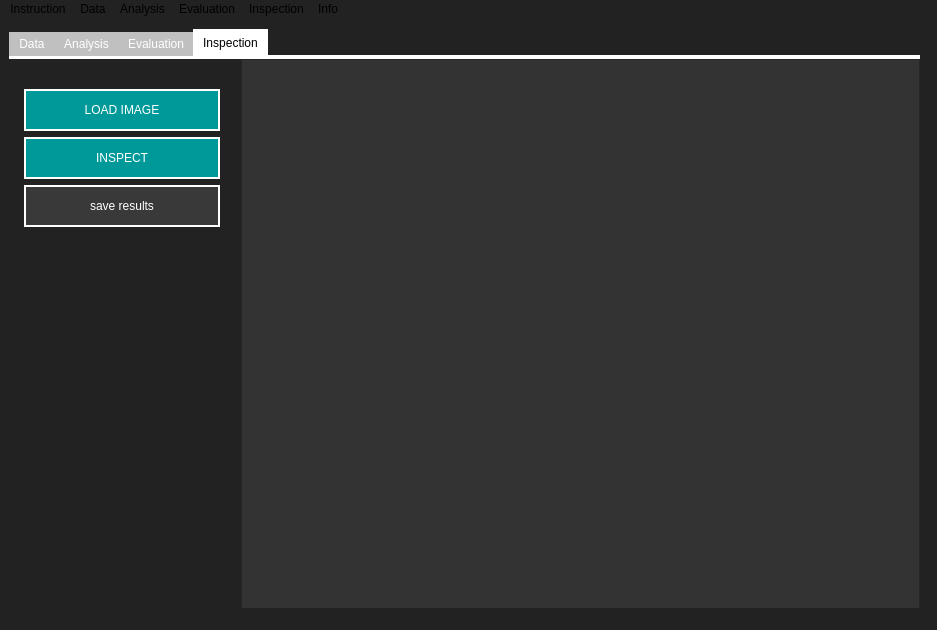
<?xml version="1.0" encoding="UTF-8"?>
<ui version="4.0">
 <class>MainWindow</class>
 <widget class="QMainWindow" name="MainWindow">
  <property name="geometry">
   <rect>
    <x>0</x>
    <y>0</y>
    <width>937</width>
    <height>630</height>
   </rect>
  </property>
  <property name="windowTitle">
   <string>Pridentifier</string>
  </property>
  <property name="styleSheet">
   <string notr="true">background-color: #222222;</string>
  </property>
  <widget class="QWidget" name="centralwidget">
   <widget class="QWidget" name="gridLayoutWidget">
    <property name="geometry">
     <rect>
      <x>9</x>
      <y>9</y>
      <width>911</width>
      <height>611</height>
     </rect>
    </property>
    <layout class="QGridLayout" name="gridLayout">
     <item row="0" column="0">
      <widget class="QTabWidget" name="tabWidget">
       <property name="styleSheet">
        <string notr="true">QTabWidget::pane {
    border-top: 4px solid #fff;
    background-color: #fff;
}

QTabWidget::tab-bar:top {
    top: 1px;
}

QTabWidget::tab-bar:bottom {
    bottom: 1px;
}

QTabWidget::tab-bar:left {
    right: 1px;
}

QTabWidget::tab-bar:right {
    left: 1px;
}

QTabBar::tab {
    border: 0px solid #fff;
	background-color: #393939;
	color: #fff;
	

}

QTabBar::tab:selected {
    background: white;
	color: #000;
}

QTabBar::tab:!selected {
    background: silver;
}

QTabBar::tab:!selected:hover {
    background: #777777;
}

QTabBar::tab:top:!selected {
    margin-top: 3px;
}

QTabBar::tab:bottom:!selected {
    margin-bottom: 3px;
}

QTabBar::tab:top, QTabBar::tab:bottom {
    min-width: 8ex;
    margin-right: -1px;
    padding: 5px 10px 5px 10px;
}

QTabBar::tab:top:selected {
    border-bottom-color: none;
}

QTabBar::tab:bottom:selected {
    border-top-color: none;
}

QTabBar::tab:top:last, QTabBar::tab:bottom:last,
QTabBar::tab:top:only-one, QTabBar::tab:bottom:only-one {
    margin-right: 0;
}

QTabBar::tab:left:!selected {
    margin-right: 3px;
}

QTabBar::tab:right:!selected {
    margin-left: 3px;
}

QTabBar::tab:left, QTabBar::tab:right {
    min-height: 8ex;
    margin-bottom: -1px;
    padding: 10px 5px 10px 5px;

}

QTabBar::tab:left:selected {
    border-left-color: none;
}

QTabBar::tab:right:selected {
    border-right-color: none;
}

QTabBar::tab:left:last, QTabBar::tab:right:last,
QTabBar::tab:left:only-one, QTabBar::tab:right:only-one {
    margin-bottom: 0;
}</string>
       </property>
       <property name="currentIndex">
        <number>3</number>
       </property>
       <widget class="QWidget" name="tab_data">
        <property name="styleSheet">
         <string notr="true"/>
        </property>
        <attribute name="title">
         <string>Data</string>
        </attribute>
        <widget class="QWidget" name="horizontalLayoutWidget">
         <property name="geometry">
          <rect>
           <x>0</x>
           <y>0</y>
           <width>911</width>
           <height>591</height>
          </rect>
         </property>
         <layout class="QHBoxLayout" name="horizontalLayout_6">
          <item>
           <layout class="QVBoxLayout" name="verticalLayout_7">
            <property name="spacing">
             <number>-1</number>
            </property>
            <property name="leftMargin">
             <number>15</number>
            </property>
            <property name="topMargin">
             <number>30</number>
            </property>
            <property name="rightMargin">
             <number>15</number>
            </property>
            <property name="bottomMargin">
             <number>15</number>
            </property>
            <item>
             <widget class="QPushButton" name="button_loadData">
              <property name="styleSheet">
               <string notr="true">QPushButton {
background-color: #009999;
min-width: 160px;
padding: 12px 16px;
border: 2px solid #fff;
color: #fff;
}
QPushButton:hover {
	background-color: #75bdc3;
}</string>
              </property>
              <property name="text">
               <string>LOAD</string>
              </property>
             </widget>
            </item>
            <item>
             <spacer name="verticalSpacer_12">
              <property name="orientation">
               <enum>Qt::Vertical</enum>
              </property>
              <property name="sizeHint" stdset="0">
               <size>
                <width>20</width>
                <height>40</height>
               </size>
              </property>
             </spacer>
            </item>
           </layout>
          </item>
          <item>
           <widget class="QListWidget" name="listWidget">
            <property name="styleSheet">
             <string notr="true">QWidget {
    background-color: #333333;
    color: #fff;
}

QHeaderView::section {
    background-color: #646464;
    padding: 4px;
    border: 1px solid #fffff8;
    font-size: 14pt;
}

QTableWidget::item {
	width: 130px;
}

QTableWidget {
    gridline-color: #fffff8;
    font-size: 12pt;
	padding-top: 30px;
	padding-left: 30px;
}

QTableWidget QTableCornerButton::section {
    background-color: #646464;
    border: 1px solid #fffff8;
}</string>
            </property>
           </widget>
          </item>
         </layout>
        </widget>
       </widget>
       <widget class="QWidget" name="tab_learning">
        <attribute name="title">
         <string>Analysis</string>
        </attribute>
        <widget class="QWidget" name="horizontalLayoutWidget_2">
         <property name="geometry">
          <rect>
           <x>0</x>
           <y>0</y>
           <width>911</width>
           <height>591</height>
          </rect>
         </property>
         <layout class="QHBoxLayout" name="horizontalLayout_2">
          <item>
           <layout class="QVBoxLayout" name="verticalLayout_3">
            <property name="leftMargin">
             <number>15</number>
            </property>
            <property name="topMargin">
             <number>30</number>
            </property>
            <property name="rightMargin">
             <number>15</number>
            </property>
            <property name="bottomMargin">
             <number>15</number>
            </property>
            <item>
             <widget class="QLabel" name="label_2">
              <property name="styleSheet">
               <string notr="true">color: #fff;
font: 12pt &quot;Helvetica&quot;;</string>
              </property>
              <property name="text">
               <string>Feature count:</string>
              </property>
             </widget>
            </item>
            <item>
             <widget class="QSpinBox" name="spinBox">
              <property name="styleSheet">
               <string notr="true">	background-color: #777777;
	min-width: 160px;
	color: #fff;
</string>
              </property>
              <property name="minimum">
               <number>10</number>
              </property>
              <property name="maximum">
               <number>10000</number>
              </property>
              <property name="singleStep">
               <number>100</number>
              </property>
              <property name="value">
               <number>1000</number>
              </property>
             </widget>
            </item>
            <item>
             <widget class="QLabel" name="label_3">
              <property name="styleSheet">
               <string notr="true">color: #fff;
font: 12pt &quot;Helvetica&quot;;</string>
              </property>
              <property name="text">
               <string>Segment width:</string>
              </property>
             </widget>
            </item>
            <item>
             <widget class="QSpinBox" name="spinBox_2">
              <property name="styleSheet">
               <string notr="true">	background-color: #777777;
	min-width: 160px;
	color: #fff;
</string>
              </property>
              <property name="minimum">
               <number>64</number>
              </property>
              <property name="maximum">
               <number>1024</number>
              </property>
              <property name="singleStep">
               <number>64</number>
              </property>
              <property name="value">
               <number>512</number>
              </property>
             </widget>
            </item>
            <item>
             <widget class="Line" name="line">
              <property name="orientation">
               <enum>Qt::Horizontal</enum>
              </property>
             </widget>
            </item>
            <item>
             <widget class="QPushButton" name="button_train">
              <property name="styleSheet">
               <string notr="true">QPushButton{
	background-color: #009999;
	min-width: 160px;
	padding: 12px 16px;
	border: 2px solid #fff;
	color: #fff;
}

QPushButton:hover {
	background-color: #75bdc3;
}</string>
              </property>
              <property name="text">
               <string>ANALYZE</string>
              </property>
             </widget>
            </item>
            <item>
             <widget class="QPushButton" name="button_exportKnowledge">
              <property name="styleSheet">
               <string notr="true">QPushButton {
	display: none;
	background-color: #393939;
	min-width: 160px;
	padding: 12px 16px;
	border: 2px solid #fff;
	color: #fff;
}

QPushButton:hover {
	background-color: #777777;
}</string>
              </property>
              <property name="text">
               <string>export analysis</string>
              </property>
             </widget>
            </item>
            <item>
             <widget class="QPushButton" name="button_importKnowledge">
              <property name="styleSheet">
               <string notr="true">QPushButton {
	display: none;
	background-color: #393939;
	min-width: 160px;
	padding: 12px 16px;
	border: 2px solid #fff;
	color: #fff;
}

QPushButton:hover {
	background-color: #777777;
}</string>
              </property>
              <property name="text">
               <string>import analysis</string>
              </property>
             </widget>
            </item>
            <item>
             <spacer name="verticalSpacer_13">
              <property name="orientation">
               <enum>Qt::Vertical</enum>
              </property>
              <property name="sizeHint" stdset="0">
               <size>
                <width>20</width>
                <height>40</height>
               </size>
              </property>
             </spacer>
            </item>
           </layout>
          </item>
          <item>
           <widget class="QListWidget" name="listWidget_2">
            <property name="styleSheet">
             <string notr="true">QWidget {
    background-color: #333333;
    color: #fff;
}

QHeaderView::section {
    background-color: #646464;
    padding: 4px;
    border: 1px solid #fffff8;
    font-size: 14pt;
}

QTableWidget::item {
	width: 130px;
}

QTableWidget {
    gridline-color: #fffff8;
    font-size: 12pt;
	padding-top: 30px;
	padding-left: 30px;
}

QTableWidget QTableCornerButton::section {
    background-color: #646464;
    border: 1px solid #fffff8;
}</string>
            </property>
           </widget>
          </item>
         </layout>
        </widget>
       </widget>
       <widget class="QWidget" name="tab_evaluation">
        <attribute name="title">
         <string>Evaluation</string>
        </attribute>
        <widget class="QWidget" name="horizontalLayoutWidget_3">
         <property name="geometry">
          <rect>
           <x>0</x>
           <y>0</y>
           <width>911</width>
           <height>591</height>
          </rect>
         </property>
         <layout class="QHBoxLayout" name="horizontalLayout_3">
          <item>
           <layout class="QVBoxLayout" name="verticalLayout_4">
            <property name="leftMargin">
             <number>15</number>
            </property>
            <property name="topMargin">
             <number>30</number>
            </property>
            <property name="rightMargin">
             <number>15</number>
            </property>
            <property name="bottomMargin">
             <number>15</number>
            </property>
            <item>
             <widget class="QPushButton" name="button_evaluate">
              <property name="styleSheet">
               <string notr="true">QPushButton{
	background-color: #009999;
	min-width: 160px;
	padding: 12px 16px;
	border: 2px solid #fff;
	color: #fff;
}

QPushButton:hover {
	background-color: #75bdc3;
}</string>
              </property>
              <property name="text">
               <string>EVALUATE</string>
              </property>
             </widget>
            </item>
            <item>
             <widget class="QPushButton" name="button_saveStatistics">
              <property name="styleSheet">
               <string notr="true">QPushButton {
	display: none;
	background-color: #393939;
	min-width: 160px;
	padding: 12px 16px;
	border: 2px solid #fff;
	color: #fff;
}

QPushButton:hover {
	background-color: #777777;
}</string>
              </property>
              <property name="text">
               <string>save statistics</string>
              </property>
             </widget>
            </item>
            <item>
             <spacer name="verticalSpacer_5">
              <property name="orientation">
               <enum>Qt::Vertical</enum>
              </property>
              <property name="sizeHint" stdset="0">
               <size>
                <width>20</width>
                <height>40</height>
               </size>
              </property>
             </spacer>
            </item>
           </layout>
          </item>
          <item>
           <widget class="QTableWidget" name="tableWidget">
            <property name="styleSheet">
             <string notr="true">QWidget {
    background-color: #333333;
    color: #fff;
}

QHeaderView::section {
    background-color: #646464;
    padding: 4px;
    border: 1px solid #fffff8;
    font-size: 14pt;
}

QTableWidget::item {
	width: 130px;
}

QTableWidget {
    gridline-color: #fffff8;
    font-size: 12pt;
	padding-top: 30px;
	padding-left: 30px;
}

QTableWidget QTableCornerButton::section {
    background-color: #646464;
    border: 1px solid #fffff8;
}</string>
            </property>
           </widget>
          </item>
         </layout>
        </widget>
       </widget>
       <widget class="QWidget" name="tab_inspection">
        <attribute name="title">
         <string>Inspection</string>
        </attribute>
        <widget class="QWidget" name="horizontalLayoutWidget_4">
         <property name="geometry">
          <rect>
           <x>0</x>
           <y>0</y>
           <width>911</width>
           <height>591</height>
          </rect>
         </property>
         <layout class="QHBoxLayout" name="horizontalLayout_4">
          <item>
           <layout class="QVBoxLayout" name="verticalLayout_5">
            <property name="spacing">
             <number>-1</number>
            </property>
            <property name="leftMargin">
             <number>15</number>
            </property>
            <property name="topMargin">
             <number>30</number>
            </property>
            <property name="rightMargin">
             <number>15</number>
            </property>
            <property name="bottomMargin">
             <number>15</number>
            </property>
            <item>
             <widget class="QPushButton" name="button_loadImage">
              <property name="styleSheet">
               <string notr="true">QPushButton{
	background-color: #009999;
	min-width: 160px;
	padding: 12px 16px;
	border: 2px solid #fff;
	color: #fff;
}

QPushButton:hover {
	background-color: #75bdc3;
}</string>
              </property>
              <property name="text">
               <string>LOAD IMAGE</string>
              </property>
             </widget>
            </item>
            <item>
             <widget class="QPushButton" name="button_inspect">
              <property name="styleSheet">
               <string notr="true">QPushButton{
	background-color: #009999;
	min-width: 160px;
	padding: 12px 16px;
	border: 2px solid #fff;
	color: #fff;
}

QPushButton:hover {
	background-color: #75bdc3;
}</string>
              </property>
              <property name="text">
               <string>INSPECT</string>
              </property>
             </widget>
            </item>
            <item>
             <widget class="QPushButton" name="button_saveResults">
              <property name="styleSheet">
               <string notr="true">QPushButton {
	display: none;
	background-color: #393939;
	min-width: 160px;
	padding: 12px 16px;
	border: 2px solid #fff;
	color: #fff;
}

QPushButton:hover {
	background-color: #777777;
}</string>
              </property>
              <property name="text">
               <string>save results</string>
              </property>
             </widget>
            </item>
            <item>
             <spacer name="verticalSpacer_8">
              <property name="orientation">
               <enum>Qt::Vertical</enum>
              </property>
              <property name="sizeHint" stdset="0">
               <size>
                <width>20</width>
                <height>40</height>
               </size>
              </property>
             </spacer>
            </item>
           </layout>
          </item>
          <item>
           <widget class="QListWidget" name="listWidget_4">
            <property name="styleSheet">
             <string notr="true">QWidget {
    background-color: #333333;
    color: #fff;
}

QHeaderView::section {
    background-color: #646464;
    padding: 4px;
    border: 1px solid #fffff8;
    font-size: 14pt;
}

QTableWidget::item {
	width: 130px;
}

QTableWidget {
    gridline-color: #fffff8;
    font-size: 12pt;
	padding-top: 30px;
	padding-left: 30px;
}

QTableWidget QTableCornerButton::section {
    background-color: #646464;
    border: 1px solid #fffff8;
}</string>
            </property>
           </widget>
          </item>
         </layout>
        </widget>
       </widget>
      </widget>
     </item>
    </layout>
   </widget>
  </widget>
  <widget class="QMenuBar" name="menubar">
   <property name="geometry">
    <rect>
     <x>0</x>
     <y>0</y>
     <width>937</width>
     <height>22</height>
    </rect>
   </property>
   <property name="autoFillBackground">
    <bool>false</bool>
   </property>
   <property name="styleSheet">
    <string notr="true"/>
   </property>
   <widget class="QMenu" name="menuData">
    <property name="geometry">
     <rect>
      <x>287</x>
      <y>139</y>
      <width>153</width>
      <height>56</height>
     </rect>
    </property>
    <property name="styleSheet">
     <string notr="true">background-color: #fff;
color: #000;</string>
    </property>
    <property name="title">
     <string>Data</string>
    </property>
    <addaction name="actionload"/>
   </widget>
   <widget class="QMenu" name="menuKnowledge">
    <property name="styleSheet">
     <string notr="true">background-color: #fff;
color: #000;</string>
    </property>
    <property name="title">
     <string>Analysis</string>
    </property>
    <addaction name="actionInstruction"/>
    <addaction name="actionResearch"/>
   </widget>
   <widget class="QMenu" name="menuTest">
    <property name="styleSheet">
     <string notr="true">background-color: #fff;
color: #000;</string>
    </property>
    <property name="title">
     <string>Evaluation</string>
    </property>
    <addaction name="actionevaluate"/>
   </widget>
   <widget class="QMenu" name="menuInspection">
    <property name="styleSheet">
     <string notr="true">background-color: #fff;
color: #000;</string>
    </property>
    <property name="title">
     <string>Inspection</string>
    </property>
    <addaction name="actionInteraction"/>
   </widget>
   <widget class="QMenu" name="menuAbout">
    <property name="styleSheet">
     <string notr="true">background-color: #fff;
color: #000;</string>
    </property>
    <property name="title">
     <string>Info</string>
    </property>
    <addaction name="actionDevelopment"/>
    <addaction name="actionCredits"/>
    <addaction name="actionLicence"/>
    <addaction name="separator"/>
    <addaction name="actionFeedback"/>
    <addaction name="actionTroubleshooting"/>
    <addaction name="actionContact"/>
   </widget>
   <widget class="QMenu" name="menuIntroduction">
    <property name="styleSheet">
     <string notr="true">background-color: #fff;
color: #000;</string>
    </property>
    <property name="title">
     <string>Instruction</string>
    </property>
    <addaction name="actionUse_Case"/>
    <addaction name="separator"/>
    <addaction name="actionGeneral_Purpose"/>
    <addaction name="actionOther_Use_Cases"/>
   </widget>
   <addaction name="menuIntroduction"/>
   <addaction name="menuData"/>
   <addaction name="menuKnowledge"/>
   <addaction name="menuTest"/>
   <addaction name="menuInspection"/>
   <addaction name="menuAbout"/>
  </widget>
  <widget class="QStatusBar" name="statusbar"/>
  <action name="actionload">
   <property name="text">
    <string>Usage</string>
   </property>
  </action>
  <action name="actionimport">
   <property name="text">
    <string>import data</string>
   </property>
  </action>
  <action name="actiontrain">
   <property name="text">
    <string>train</string>
   </property>
  </action>
  <action name="actionimport_2">
   <property name="text">
    <string>import knowledge</string>
   </property>
  </action>
  <action name="actionevaluate">
   <property name="text">
    <string>Usage</string>
   </property>
  </action>
  <action name="actionload_document">
   <property name="text">
    <string>load image</string>
   </property>
  </action>
  <action name="actioninspect">
   <property name="text">
    <string>inspect</string>
   </property>
  </action>
  <action name="actionGeneral_Purpose">
   <property name="text">
    <string>Purpose</string>
   </property>
  </action>
  <action name="actionData">
   <property name="text">
    <string>Data</string>
   </property>
  </action>
  <action name="actionAnalysis">
   <property name="text">
    <string>Analysis</string>
   </property>
  </action>
  <action name="actionEvaluation">
   <property name="text">
    <string>Evaluation</string>
   </property>
  </action>
  <action name="actionInspection">
   <property name="text">
    <string>Inspection</string>
   </property>
  </action>
  <action name="actionUse_Case">
   <property name="text">
    <string>Example</string>
   </property>
  </action>
  <action name="actionOther_Use_Cases">
   <property name="text">
    <string>Other Use Cases</string>
   </property>
  </action>
  <action name="actionInstruction">
   <property name="text">
    <string>Uasge</string>
   </property>
  </action>
  <action name="actionResearch">
   <property name="text">
    <string>Method</string>
   </property>
  </action>
  <action name="actionInterpretation">
   <property name="text">
    <string>Interpretation</string>
   </property>
  </action>
  <action name="actionResult">
   <property name="text">
    <string>Result</string>
   </property>
  </action>
  <action name="actionResult_2">
   <property name="text">
    <string>Result</string>
   </property>
  </action>
  <action name="actionInteraction">
   <property name="text">
    <string>Usage</string>
   </property>
  </action>
  <action name="actionCredits">
   <property name="text">
    <string>Credits</string>
   </property>
  </action>
  <action name="actionDevelopment">
   <property name="text">
    <string>Development</string>
   </property>
  </action>
  <action name="actionLicence">
   <property name="text">
    <string>Licence</string>
   </property>
  </action>
  <action name="actionIdea">
   <property name="text">
    <string>Idea</string>
   </property>
  </action>
  <action name="actionFeedback">
   <property name="text">
    <string>Feedback</string>
   </property>
  </action>
  <action name="actionTroubleshooting">
   <property name="text">
    <string>Troubleshooting</string>
   </property>
  </action>
  <action name="actionContact">
   <property name="text">
    <string>Contact</string>
   </property>
  </action>
 </widget>
 <resources/>
 <connections>
  <connection>
   <sender>button_loadData</sender>
   <signal>clicked()</signal>
   <receiver>MainWindow</receiver>
   <slot>loadData()</slot>
   <hints>
    <hint type="sourcelabel">
     <x>215</x>
     <y>202</y>
    </hint>
    <hint type="destinationlabel">
     <x>-2</x>
     <y>120</y>
    </hint>
   </hints>
  </connection>
  <connection>
   <sender>button_evaluate</sender>
   <signal>clicked()</signal>
   <receiver>MainWindow</receiver>
   <slot>showStat()</slot>
   <hints>
    <hint type="sourcelabel">
     <x>32</x>
     <y>90</y>
    </hint>
    <hint type="destinationlabel">
     <x>-1</x>
     <y>155</y>
    </hint>
   </hints>
  </connection>
  <connection>
   <sender>button_loadImage</sender>
   <signal>clicked()</signal>
   <receiver>MainWindow</receiver>
   <slot>loadImg()</slot>
   <hints>
    <hint type="sourcelabel">
     <x>38</x>
     <y>113</y>
    </hint>
    <hint type="destinationlabel">
     <x>6</x>
     <y>116</y>
    </hint>
   </hints>
  </connection>
  <connection>
   <sender>button_importKnowledge</sender>
   <signal>clicked()</signal>
   <receiver>MainWindow</receiver>
   <slot>getCorrelation()</slot>
   <hints>
    <hint type="sourcelabel">
     <x>83</x>
     <y>214</y>
    </hint>
    <hint type="destinationlabel">
     <x>-19</x>
     <y>278</y>
    </hint>
   </hints>
  </connection>
  <connection>
   <sender>button_exportKnowledge</sender>
   <signal>clicked()</signal>
   <receiver>MainWindow</receiver>
   <slot>saveCorrelation()</slot>
   <hints>
    <hint type="sourcelabel">
     <x>128</x>
     <y>171</y>
    </hint>
    <hint type="destinationlabel">
     <x>-3</x>
     <y>224</y>
    </hint>
   </hints>
  </connection>
  <connection>
   <sender>button_saveStatistics</sender>
   <signal>clicked()</signal>
   <receiver>MainWindow</receiver>
   <slot>saveStat()</slot>
   <hints>
    <hint type="sourcelabel">
     <x>48</x>
     <y>171</y>
    </hint>
    <hint type="destinationlabel">
     <x>8</x>
     <y>234</y>
    </hint>
   </hints>
  </connection>
  <connection>
   <sender>button_saveResults</sender>
   <signal>clicked()</signal>
   <receiver>MainWindow</receiver>
   <slot>saveResult()</slot>
   <hints>
    <hint type="sourcelabel">
     <x>85</x>
     <y>214</y>
    </hint>
    <hint type="destinationlabel">
     <x>-2</x>
     <y>317</y>
    </hint>
   </hints>
  </connection>
  <connection>
   <sender>button_train</sender>
   <signal>clicked()</signal>
   <receiver>MainWindow</receiver>
   <slot>training()</slot>
   <hints>
    <hint type="sourcelabel">
     <x>49</x>
     <y>128</y>
    </hint>
    <hint type="destinationlabel">
     <x>0</x>
     <y>99</y>
    </hint>
   </hints>
  </connection>
  <connection>
   <sender>button_inspect</sender>
   <signal>clicked()</signal>
   <receiver>MainWindow</receiver>
   <slot>inspection()</slot>
   <hints>
    <hint type="sourcelabel">
     <x>63</x>
     <y>157</y>
    </hint>
    <hint type="destinationlabel">
     <x>6</x>
     <y>183</y>
    </hint>
   </hints>
  </connection>
 </connections>
 <slots>
  <slot>saveSpectra()</slot>
  <slot>getSpectra()</slot>
  <slot>showStat()</slot>
  <slot>loadImg()</slot>
  <slot>getCorrelation()</slot>
  <slot>saveCorrelation()</slot>
  <slot>saveStat()</slot>
  <slot>saveResult()</slot>
  <slot>training()</slot>
  <slot>loadData()</slot>
  <slot>inspection()</slot>
 </slots>
</ui>
